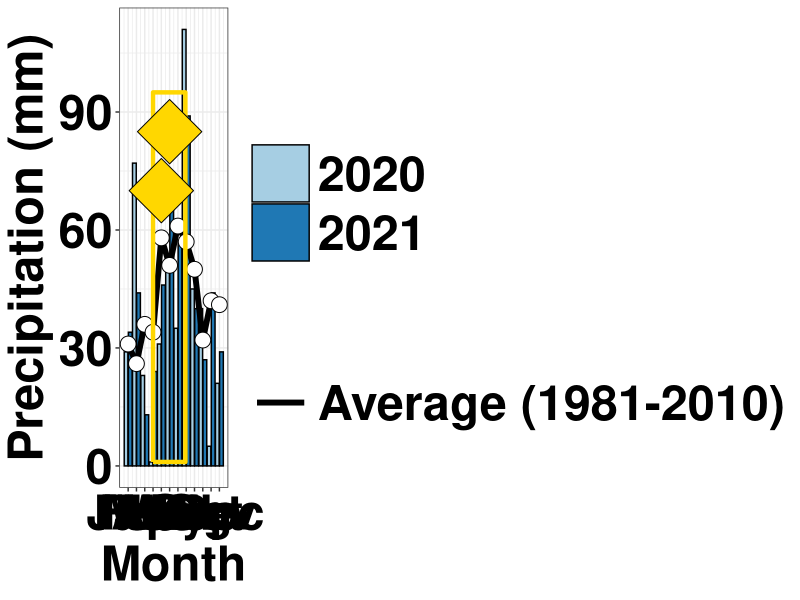
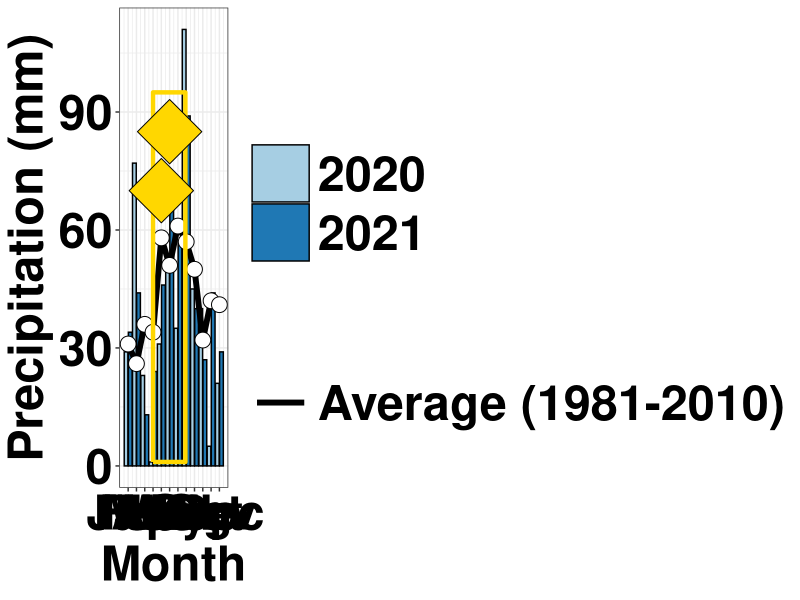

R code for these plots, in order:
#The following code is about generating the Figure 1A.
library(ggplot2) #ggplot2: Fancy graphs
library(ggpubr) #ggplot expansion for more fancy graphs
library(readxl) # upload files  
library(reshape2)
library(readr) # read the files
library(dplyr)# Data handling
library(vegan)# Multivariate stat tool
library(tidyr) # Data handling
library(RColorBrewer) # Colours for fancy graphs
library(tibble)# Data handling: rownames/columnanmes
library(stringr) # Manipulate strings
set.seed(122022)

############################################################################### 
#Load the table with the Weather data
##############################################################################
LTE_a=  as.data.frame( 
  read_excel("MS4_Weather.xlsx"))

###############################################################################
# Figure 1A
###############################################################################

ghoutline <- data.frame(x = c(4,4,7.9,7.9,4),
                        y = c(1,95, 95, 1,1))

inoculations <- data.frame(x = c(5,6),
                           y = c(70,85))


Fig1A= ggplot(LTE_a , 
              aes(y=(mm), x=Month))+
  geom_bar(aes( fill=factor(Year)),
           stat="summary", position = position_dodge(width = 1),
           colour="black")+theme_bw()+
  
  geom_line(stat="summary",
            aes(y=`1981-2010`, x=Month, colour="Average (1981-2010)" ), linewidth=2)+
  scale_colour_manual(values = "black", name="")+
  geom_point(stat="summary", fill="white", colour="black", shape=21, size=5,
             aes(y=`1981-2010`, x=Month ))+
  scale_x_continuous(breaks = c(1,2,3,4,5,6,7,8,9,10,11,12), labels = c(
    "Jan",
    "Feb",
    "Mar",
    "Apr",
    "May",
    "Jun",
    "Jul",
    "Aug",
    "Sep",
    "Oct",
    "Nov",
    "Dec"
    
  ))+scale_fill_brewer(palette = "Paired", name="")+
  
  theme( axis.text.y = element_text( size=35, face = "bold", colour="black")) +
  theme(axis.text.x = element_text(size = 35, face = "bold", angle = 0, colour="black")) +
  theme(legend.text = element_text( size=35, face="bold", colour = "black")) + 
  theme(legend.position = "right",
        axis.title.y = element_text( size=35, face = "bold", colour="black")) + 
  theme(legend.title =  element_text( size=55, face="bold", colour = "black")) +
  theme(legend.key.size =    unit(1.5,"cm"))+
  theme(axis.title.x = element_text(size = 35, face = "bold", colour="black"))+
  ylab("Precipitation (mm)")+
  xlab("Month") +geom_path(data=ghoutline , aes(x=x,y=y), colour="gold", size=1.5)+
  geom_point(data=inoculations, aes(x=x, y=y), shape=23, size=17, fill="gold")

Fig1A

png(filename = "weatherplot.png", res=300, height = 4000, width = 9000)
Fig1A
dev.off()
